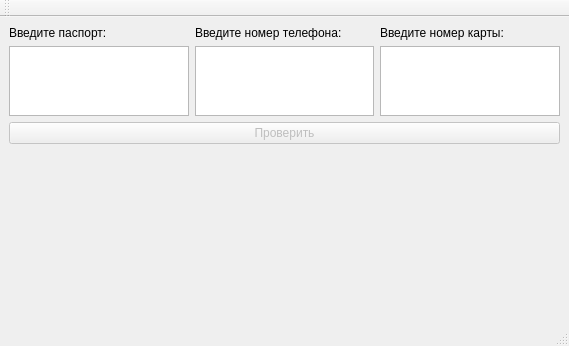
<?xml version="1.0" encoding="UTF-8"?>
<ui version="4.0">
 <class>MainWindow</class>
 <widget class="QMainWindow" name="MainWindow">
  <property name="geometry">
   <rect>
    <x>0</x>
    <y>0</y>
    <width>569</width>
    <height>346</height>
   </rect>
  </property>
  <property name="focusPolicy">
   <enum>Qt::TabFocus</enum>
  </property>
  <property name="windowTitle">
   <string>Валидатор</string>
  </property>
  <widget class="QWidget" name="centralwidget">
   <layout class="QGridLayout" name="gridLayout">
    <item row="0" column="0">
     <layout class="QVBoxLayout" name="verticalLayout_5" stretch="1,2,20">
      <property name="sizeConstraint">
       <enum>QLayout::SetMinAndMaxSize</enum>
      </property>
      <property name="bottomMargin">
       <number>0</number>
      </property>
      <item>
       <layout class="QHBoxLayout" name="horizontalLayout">
        <item>
         <layout class="QVBoxLayout" name="verticalLayout">
          <item>
           <widget class="QLabel" name="label">
            <property name="text">
             <string>Введите паспорт:</string>
            </property>
           </widget>
          </item>
          <item>
           <widget class="QTextEdit" name="textEdit">
            <property name="documentTitle">
             <string/>
            </property>
           </widget>
          </item>
         </layout>
        </item>
        <item>
         <layout class="QVBoxLayout" name="verticalLayout_2">
          <item>
           <widget class="QLabel" name="label_2">
            <property name="text">
             <string>Введите номер телефона:</string>
            </property>
           </widget>
          </item>
          <item>
           <widget class="QTextEdit" name="textEdit_2"/>
          </item>
         </layout>
        </item>
        <item>
         <layout class="QVBoxLayout" name="verticalLayout_3">
          <item>
           <widget class="QLabel" name="label_3">
            <property name="text">
             <string>Введите номер карты:</string>
            </property>
           </widget>
          </item>
          <item>
           <widget class="QTextEdit" name="textEdit_3"/>
          </item>
         </layout>
        </item>
       </layout>
      </item>
      <item>
       <widget class="QPushButton" name="pushButton">
        <property name="enabled">
         <bool>false</bool>
        </property>
        <property name="text">
         <string>Проверить</string>
        </property>
       </widget>
      </item>
      <item>
       <widget class="QLabel" name="label_4">
        <property name="text">
         <string/>
        </property>
       </widget>
      </item>
     </layout>
    </item>
   </layout>
  </widget>
  <widget class="QMenuBar" name="menubar">
   <property name="geometry">
    <rect>
     <x>0</x>
     <y>0</y>
     <width>569</width>
     <height>22</height>
    </rect>
   </property>
  </widget>
  <widget class="QStatusBar" name="statusbar"/>
  <widget class="QToolBar" name="toolBar">
   <property name="windowTitle">
    <string>toolBar</string>
   </property>
   <attribute name="toolBarArea">
    <enum>TopToolBarArea</enum>
   </attribute>
   <attribute name="toolBarBreak">
    <bool>false</bool>
   </attribute>
  </widget>
 </widget>
 <resources/>
 <connections/>
</ui>
